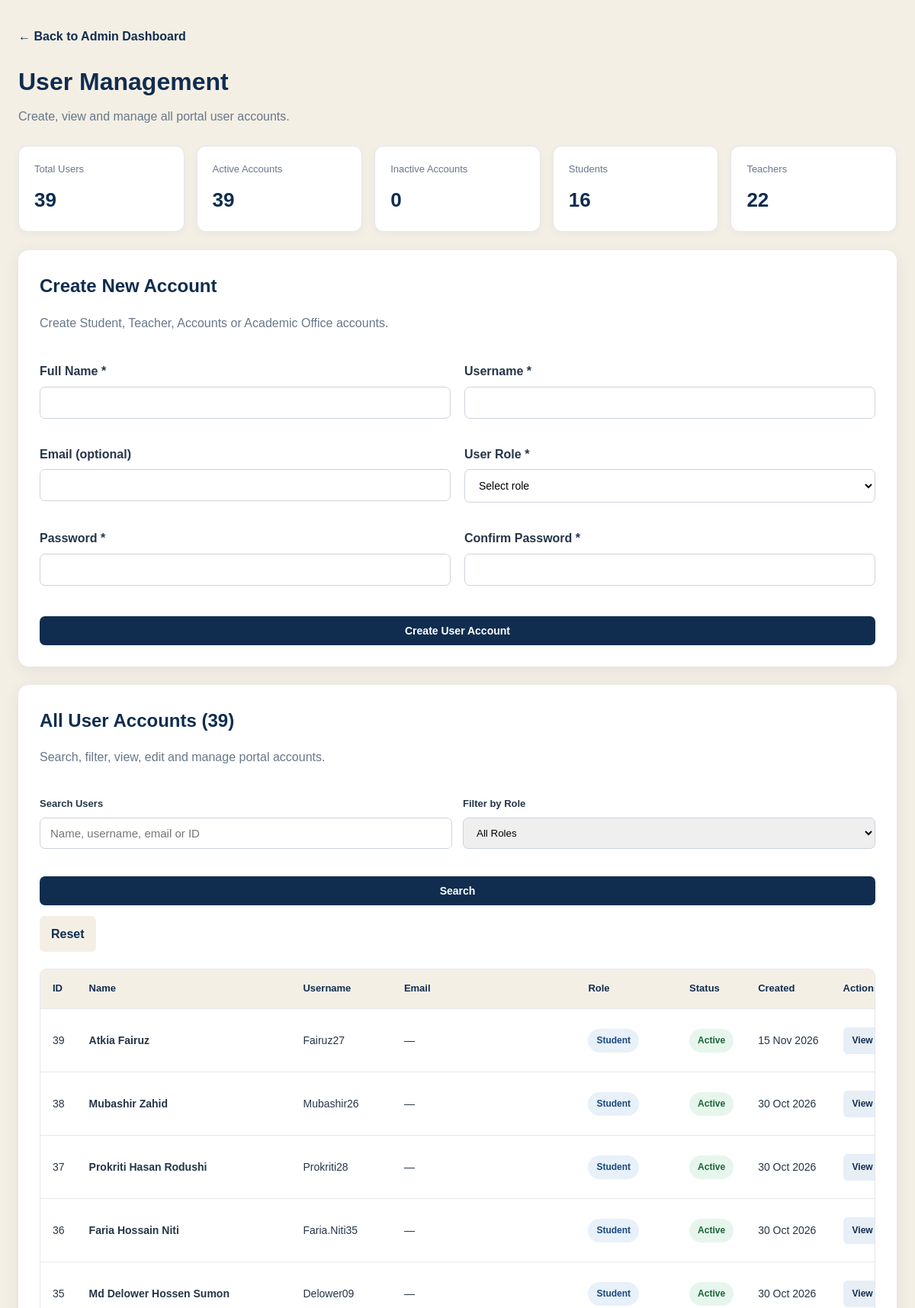
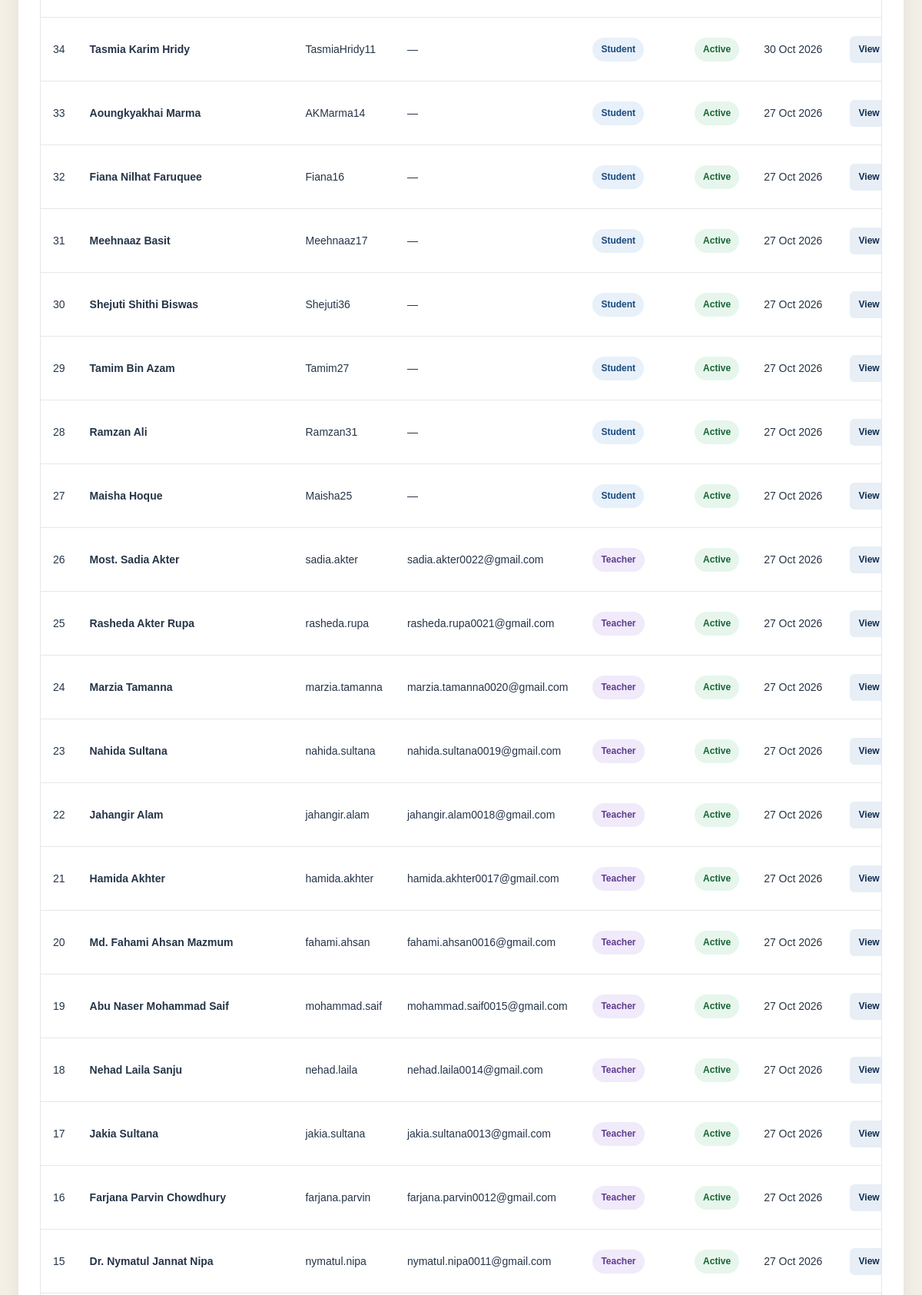
The page /admin/users.php (signed in, upper part) on the database its author committed (2 pictures, top to bottom).
### tables this page shows
CREATE TABLE `users` (
  `id` int UNSIGNED NOT NULL,
  `full_name` varchar(150) NOT NULL,
  `username` varchar(60) NOT NULL,
  `email` varchar(150) DEFAULT NULL,
  `password_hash` varchar(255) NOT NULL,
  `role` enum('student','teacher','accounts','academic','admin') NOT NULL,
  `is_active` tinyint(1) NOT NULL DEFAULT '1',
  `last_login` datetime DEFAULT NULL,
  `created_at` timestamp NULL DEFAULT CURRENT_TIMESTAMP,
  `updated_at` timestamp NULL DEFAULT CURRENT_TIMESTAMP ON UPDATE CURRENT_TIMESTAMP
);

### includes/auth.php (called while the page is built, shortened)
<?php
function e(?string $value): string
{
    return htmlspecialchars(
        $value ?? '',
        ENT_QUOTES | ENT_SUBSTITUTE,
        'UTF-8'
    );
}

### admin/users.php (the view, shortened to what this page needs)
<?php
require_once __DIR__ . '/../includes/auth.php';
$roles = [
    'student'  => 'Student',
    'teacher'  => 'Teacher',
    'accounts' => 'Accounts Officer',
    'academic' => 'Academic Officer',
];
$allRoles = $roles + ['admin' => 'Administrator'];
$search = trim((string) ($_GET['search'] ?? ''));
$sql = "
    SELECT
        id,
        full_name,
        username,
        email,
        role,
        is_active,
        created_at
    FROM users
    WHERE 1 = 1
";
$sql .= " ORDER BY id DESC";
$stmt = $conn->prepare($sql);
$stmt->execute();
$users = $stmt->get_result()->fetch_all(MYSQLI_ASSOC);
$statsResult = $conn->query("
    SELECT
        COUNT(*) AS total_users,
        SUM(is_active = 1) AS active_users,
        SUM(is_active = 0) AS inactive_users,
        SUM(role = 'student') AS students,
        SUM(role = 'teacher') AS teachers
    FROM users
");
$stats = $statsResult->fetch_assoc();
?>
<!DOCTYPE html>
<html lang="en">
<head>
    <link rel="stylesheet" href="<?= BASE_URL ?>/assets/css/style.css">
</head>
<body>
    <main class="users-container">
        <header class="users-header">
            <div>
                <a class="back-link" href="<?= BASE_URL ?>/admin/dashboard.php">
                    &larr; Back to Admin Dashboard
                </a>
                <h1>User Management</h1>
                <p>Create, view and manage all portal user accounts.</p>
            </div>
        </header>
        <section class="user-stats">
            <div class="stat-card">
                <span>Total Users</span>
                <strong><?= (int) ($stats['total_users'] ?? 0) ?></strong>
            </div>
            <div class="stat-card">
                <span>Active Accounts</span>
                <strong><?= (int) ($stats['active_users'] ?? 0) ?></strong>
            </div>
            <div class="stat-card">
                <span>Inactive Accounts</span>
                <strong><?= (int) ($stats['inactive_users'] ?? 0) ?></strong>
            </div>
            <div class="stat-card">
                <span>Students</span>
                <strong><?= (int) ($stats['students'] ?? 0) ?></strong>
            </div>
            <div class="stat-card">
                <span>Teachers</span>
                <strong><?= (int) ($stats['teachers'] ?? 0) ?></strong>
            </div>
        </section>
        <section class="users-panel">
            <h2>Create New Account</h2>
            <p class="panel-description">
                Create Student, Teacher, Accounts or Academic Office accounts.
            </p>
            <form method="post" class="users-form">
                <div>
                    <label for="full_name">Full Name *</label>
                    <input id="full_name" name="full_name" maxlength="150" autocomplete="name" required>
                </div>
                <div>
                    <label for="username">Username *</label>
                    <input id="username" name="username" minlength="3" maxlength="60" pattern="[A-Za-z0-9_.-]+"
                        autocomplete="off" required>
                </div>
                <div>
                    <label for="email">Email (optional)</label>
                    <input id="email" name="email" type="email" maxlength="254" autocomplete="email">
                </div>
                <div>
                    <label for="role">User Role *</label>
                    <select id="role" name="role" required>
                        <option value="">Select role</option>
                    </select>
                </div>
                <div>
                    <label for="password">Password *</label>
                    <input id="password" name="password" type="password" minlength="12" autocomplete="new-password"
                        required>
                </div>
                <div>
                    <label for="confirm_password">Confirm Password *</label>
                    <input id="confirm_password" name="confirm_password" type="password" minlength="12"
                        autocomplete="new-password" required>
                </div>
                <div class="form-full">
                    <button type="submit" class="primary-button">
                        Create User Account
                    </button>
                </div>
            </form>
        </section>
        <section class="users-panel">
            <h2>All User Accounts (<?= count($users) ?>)</h2>
            <p class="panel-description">
                Search, filter, view, edit and manage portal accounts.
            </p>
            <form method="GET" class="user-filter">
                <div>
                    <label for="search">Search Users</label>
                    <input type="text" id="search" name="search" placeholder="Name, username, email or ID"
                        value="<?= e($search) ?>">
                </div>
                <div>
                    <label for="role_filter">Filter by Role</label>
                    <select name="role" id="role_filter">
                        <option value="">All Roles</option>
                    </select>
                </div>
                <button type="submit" class="primary-button">
                    Search
                </button>
                <a href="<?= BASE_URL ?>/admin/users.php" class="filter-reset">
                    Reset
                </a>
            </form>
            <div class="users-table-wrap">
                <table class="users-table">
                    <thead>
                        <tr>
                            <th>ID</th>
                            <th>Name</th>
                            <th>Username</th>
                            <th>Email</th>
                            <th>Role</th>
                            <th>Status</th>
                            <th>Created</th>
                            <th>Actions</th>
                        </tr>
                    </thead>
                    <tbody>
                        <?php foreach ($users as $user): ?>
                        <?php
                            $roleClass = 'role-' . $user['role'];
                            $isActive = (int) $user['is_active'] === 1;
                        ?>
                        <tr>
                            <td><?= (int) $user['id'] ?></td>
                            <td>
                                <strong><?= e($user['full_name']) ?></strong>
                            </td>
                            <td><?= e($user['username']) ?></td>
                            <td><?= e($user['email'] ?? '—') ?></td>
                            <td>
                                <span class="role-badge <?= e($roleClass) ?>">
                                    <?= e($allRoles[$user['role']] ?? $user['role']) ?>
                                </span>
                            </td>
                            <td>
                                <span class="status-badge <?= $isActive ? 'active' : 'inactive' ?>">
                                    <?= $isActive ? 'Active' : 'Inactive' ?>
                                </span>
                            </td>
                            <td>
                                <?= e(
                                    $user['created_at']
                                        ? date('d M Y', strtotime($user['created_at']))
                                        : '—'
                                ) ?>
                            </td>
                            <td>
                                <div class="user-actions">
                                    <a class="user-action user-view"
                                        href="<?= BASE_URL ?>/admin/view-user.php?id=<?= (int) $user['id'] ?>">
                                        View
                                    </a>
                                </div>
                            </td>
                        </tr>
                        <?php endforeach; ?>
                    </tbody>
                </table>
            </div>
        </section>
    </main>
</body>
</html>

### assets/css/style.css (style rules this page uses)
:root { --navy: #102d50; --navy-light: #1c456e; --beige: #f4efe5; --white: #ffffff; --text: #263548; --muted: #687789; --border: #e1e5eb; --danger-bg: #fff0ed; --danger-text: #a52d20; }
* { box-sizing: border-box; }
body { margin: 0; font-family: Arial, Helvetica, sans-serif; background: var(--beige); color: var(--text); line-height: 1.6; }
a { color: var(--navy-light); }
label { display: block; font-weight: 600; margin: 16px 0 6px; }
input { width: 100%; padding: 12px; border: 1px solid var(--border); border-radius: 7px; font-size: 15px; }
button, .btn-primary { display: block; width: 100%; margin-top: 22px; padding: 13px; border: 0; border-radius: 7px; background: var(--navy); color: white; font-weight: bold; font-size: 15px; cursor: pointer; text-align: center; text-decoration: none; }

### admin/users.php (style rules this page uses)
.users-container { width: calc(100% - 48px); max-width: 1550px; margin: 35px auto; box-sizing: border-box; }
.users-header { display: flex; justify-content: space-between; align-items: center; gap: 20px; flex-wrap: wrap; margin-bottom: 25px; }
.users-header h1 { color: #102d50; margin-bottom: 7px; }
.users-header p { color: #687789; margin: 0; }
.back-link { color: #102d50; text-decoration: none; font-weight: 600; }
.users-panel { background: #fff; padding: 28px; margin: 24px 0; border-radius: 14px; box-shadow: 0 4px 20px rgba(16, 45, 80, .08); box-sizing: border-box; }
.users-panel h2 { color: #102d50; margin-top: 0; margin-bottom: 8px; }
.panel-description { color: #687789; margin-bottom: 22px; }
.user-stats { display: grid; grid-template-columns: repeat(5, minmax(0, 1fr)); gap: 16px; margin: 24px 0; }
.stat-card { background: #fff; border: 1px solid #e5e7eb; border-radius: 12px; padding: 20px; box-shadow: 0 3px 12px rgba(16, 45, 80, .04); }
.stat-card span { display: block; color: #687789; font-size: 13px; margin-bottom: 9px; }
.stat-card strong { color: #102d50; font-size: 26px; }
.users-form { display: grid; grid-template-columns: repeat(2, minmax(0, 1fr)); gap: 18px; }
.users-form label { display: block; font-weight: 600; color: #263548; margin-bottom: 7px; }
.users-form input, .users-form select { box-sizing: border-box; width: 100%; padding: 12px 14px; border: 1px solid #ccd3dc; border-radius: 7px; background: #fff; font-size: 14px; }
.form-full { grid-column: 1 / -1; }
.primary-button, .status-button { display: inline-block; background: #102d50; color: #fff; border: 0; border-radius: 7px; padding: 11px 17px; cursor: pointer; font-size: 14px; font-weight: 600; text-decoration: none; }
.user-filter { display: flex; align-items: end; gap: 14px; flex-wrap: wrap; margin: 22px 0; }
.user-filter>div { flex: 1; min-width: 200px; }
.user-filter label { display: block; font-weight: 600; font-size: 13px; margin-bottom: 7px; }
.user-filter input, .user-filter select { width: 100%; box-sizing: border-box; padding: 11px 13px; border: 1px solid #ccd3dc; border-radius: 7px; }
.filter-reset { display: inline-block; padding: 11px 15px; background: #f4efe5; color: #102d50; text-decoration: none; border-radius: 7px; font-weight: 600; }
.users-table-wrap { overflow-x: auto; width: 100%; border: 1px solid #e5e7eb; border-radius: 9px; }
.users-table { width: 100%; border-collapse: collapse; min-width: 1150px; }
.users-table th, .users-table td { text-align: left; padding: 15px 16px; border-bottom: 1px solid #e5e7eb; white-space: nowrap; }
.users-table th { background: #f4efe5; color: #102d50; font-size: 13px; font-weight: 700; }
.users-table td { color: #263548; font-size: 14px; }
.role-badge, .status-badge { display: inline-block; padding: 6px 11px; border-radius: 20px; font-size: 12px; font-weight: 700; }
.role-student { background: #e8f0fa; color: #174a7e; }
.role-teacher { background: #f0eafa; color: #623b8e; }
.status-badge.active { background: #e7f6ec; color: #176534; }
.user-actions { display: flex; align-items: center; gap: 7px; }
.user-action { display: inline-block; padding: 8px 12px; border-radius: 6px; text-decoration: none; font-size: 12px; font-weight: 700; border: 0; cursor: pointer; white-space: nowrap; }
.user-view { background: #e8eef5; color: #102d50; }

### rows shown on the page
users: id "39", full_name "Atkia Fairuz", username "Fairuz27", email "—", role "Student", is_active "Active", created_at "15 Nov 2026"
users: id "38", full_name "Mubashir Zahid", username "Mubashir26", email "—", role "Student", is_active "Active", created_at "30 Oct 2026"
users: id "37", full_name "Prokriti Hasan Rodushi", username "Prokriti28", email "—", role "Student", is_active "Active", created_at "30 Oct 2026"
users: id "36", full_name "Faria Hossain Niti", username "Faria.Niti35", email "—", role "Student", is_active "Active", created_at "30 Oct 2026"
users: id "35", full_name "Md Delower Hossen Sumon", username "Delower09", email "—", role "Student", is_active "Active", created_at "30 Oct 2026"
users: id "34", full_name "Tasmia Karim Hridy", username "TasmiaHridy11", email "—", role "Student", is_active "Active", created_at "30 Oct 2026"
users: id "33", full_name "Aoungkyakhai Marma", username "AKMarma14", email "—", role "Student", is_active "Active", created_at "27 Oct 2026"
users: id "32", full_name "Fiana Nilhat Faruquee", username "Fiana16", email "—", role "Student", is_active "Active", created_at "27 Oct 2026"
users: id "31", full_name "Meehnaaz Basit", username "Meehnaaz17", email "—", role "Student", is_active "Active", created_at "27 Oct 2026"
users: id "30", full_name "Shejuti Shithi Biswas", username "Shejuti36", email "—", role "Student", is_active "Active", created_at "27 Oct 2026"
users: id "29", full_name "Tamim Bin Azam", username "Tamim27", email "—", role "Student", is_active "Active", created_at "27 Oct 2026"
users: id "28", full_name "Ramzan Ali", username "Ramzan31", email "—", role "Student", is_active "Active", created_at "27 Oct 2026"
users: id "27", full_name "Maisha Hoque", username "Maisha25", email "—", role "Student", is_active "Active", created_at "27 Oct 2026"
users: id "26", full_name "Most. Sadia Akter", username "sadia.akter", email "sadia.akter0022@gmail.com", role "Teacher", is_active "Active", created_at "27 Oct 2026"
users: id "25", full_name "Rasheda Akter Rupa", username "rasheda.rupa", email "rasheda.rupa0021@gmail.com", role "Teacher", is_active "Active", created_at "27 Oct 2026"
users: id "24", full_name "Marzia Tamanna", username "marzia.tamanna", email "marzia.tamanna0020@gmail.com", role "Teacher", is_active "Active", created_at "27 Oct 2026"
users: id "23", full_name "Nahida Sultana", username "nahida.sultana", email "nahida.sultana0019@gmail.com", role "Teacher", is_active "Active", created_at "27 Oct 2026"
users: id "22", full_name "Jahangir Alam", username "jahangir.alam", email "jahangir.alam0018@gmail.com", role "Teacher", is_active "Active", created_at "27 Oct 2026"
users: id "21", full_name "Hamida Akhter", username "hamida.akhter", email "hamida.akhter0017@gmail.com", role "Teacher", is_active "Active", created_at "27 Oct 2026"
users: id "20", full_name "Md. Fahami Ahsan Mazmum", username "fahami.ahsan", email "fahami.ahsan0016@gmail.com", role "Teacher", is_active "Active", created_at "27 Oct 2026"
users: id "19", full_name "Abu Naser Mohammad Saif", username "mohammad.saif", email "mohammad.saif0015@gmail.com", role "Teacher", is_active "Active", created_at "27 Oct 2026"
users: id "18", full_name "Nehad Laila Sanju", username "nehad.laila", email "nehad.laila0014@gmail.com", role "Teacher", is_active "Active", created_at "27 Oct 2026"
users: id "17", full_name "Jakia Sultana", username "jakia.sultana", email "jakia.sultana0013@gmail.com", role "Teacher", is_active "Active", created_at "27 Oct 2026"
users: id "16", full_name "Farjana Parvin Chowdhury", username "farjana.parvin", email "farjana.parvin0012@gmail.com", role "Teacher", is_active "Active", created_at "27 Oct 2026"
users: id "15", full_name "Dr. Nymatul Jannat Nipa", username "nymatul.nipa", email "nymatul.nipa0011@gmail.com", role "Teacher", is_active "Active", created_at "27 Oct 2026"

### other values the page prints
$stats['total_users'] "39"
$stats['active_users'] "39"
$stats['inactive_users'] "0"
$stats['students'] "16"
$stats['teachers'] "22"
count($users) "39"
